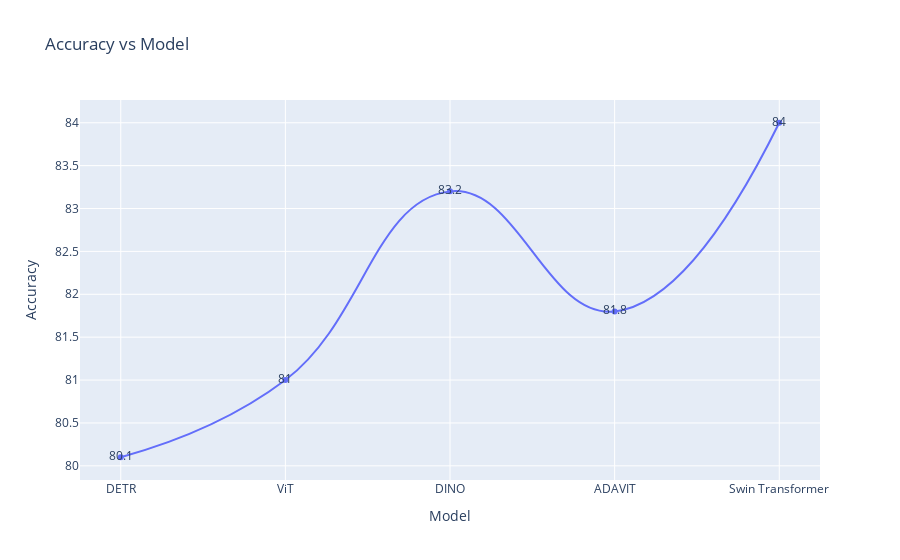

The cell this chart's notebook holds for it:
### Code cell
xaxis='Model'
yaxis='Accuracy'
title='Accuracy vs Model'
fig = px.line(df, x=xaxis, y=yaxis, title=title, markers=True, hover_data=[xaxis, yaxis], labels={xaxis: 'Model', yaxis: 'Accuracy'},text=yaxis)
fig.update_traces(line_shape='spline', line_smoothing=1.3)
fig.show()

### Figure 1 — Plotly figure (JSON) as saved in the notebook; plotly's stock layout.template omitted (floating-point values rounded to 4 significant figures)
{"data": [{"hovertemplate": "Model=%{x}<br>Accuracy=%{text}<extra></extra>", "legendgroup": "", "line": {"color": "#636efa", "dash": "solid", "shape": "spline", "smoothing": 1.3}, "marker": {"symbol": "circle"}, "mode": "lines+markers+text", "name": "", "orientation": "v", "showlegend": false, "text": [80.1, 81.0, 83.2, 81.8, 84.0], "type": "scatter", "x": ["DETR", "ViT", "DINO", "ADAVIT", "Swin Transformer"], "xaxis": "x", "y": [80.1, 81.0, 83.2, 81.8, 84.0], "yaxis": "y"}], "layout": {"legend": {"tracegroupgap": 0}, "title": {"text": "Accuracy vs Model"}, "xaxis": {"anchor": "y", "domain": [0, 1], "title": {"text": "Model"}}, "yaxis": {"anchor": "x", "domain": [0, 1], "title": {"text": "Accuracy"}}}}
